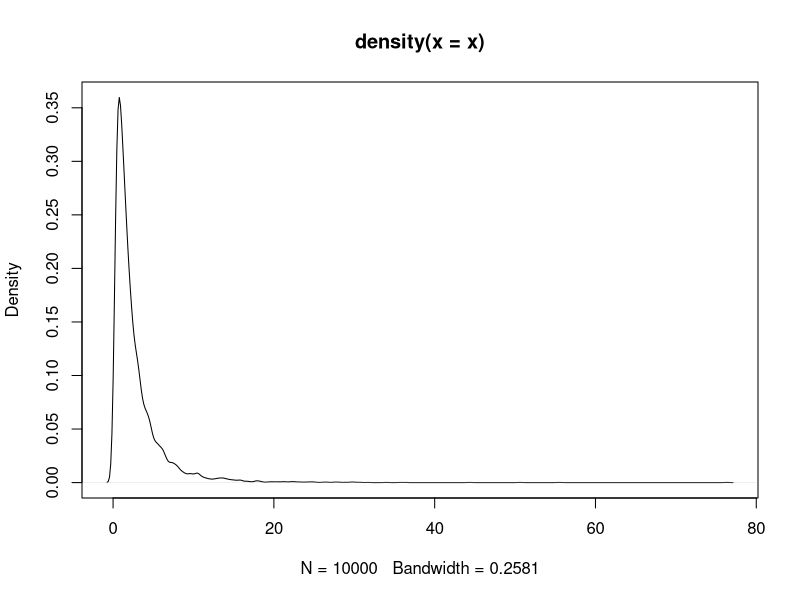
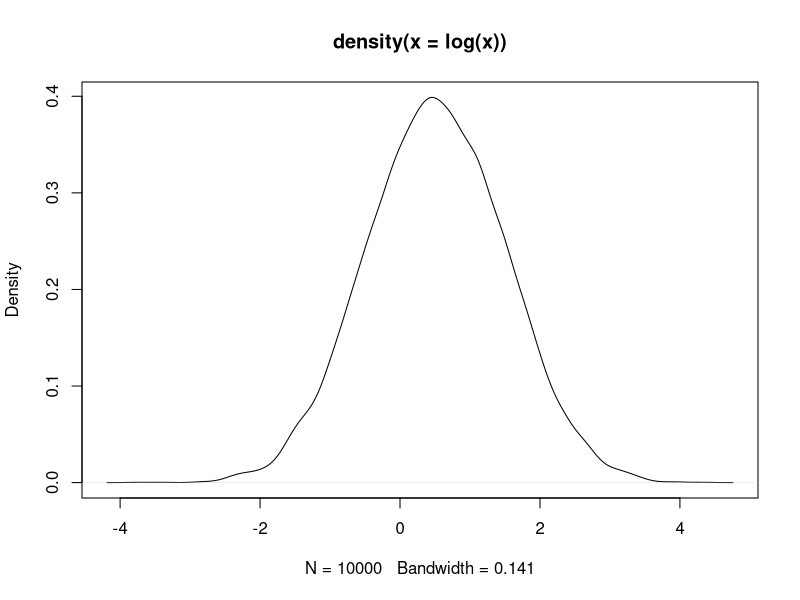
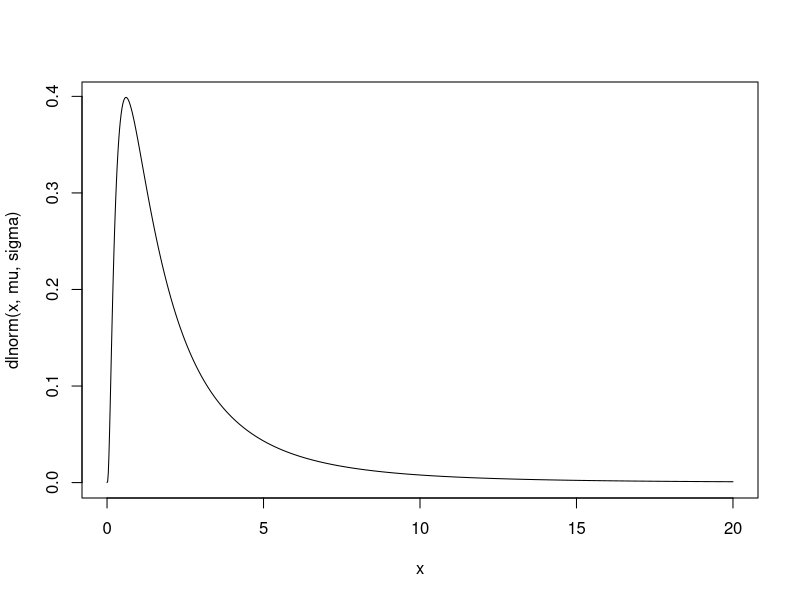

Generate these figures, in order, with R: (Note: this script raises an error after producing the figures.)
# Right-truncation with dtrunc ----

# DO NOT FORGET to enter the a argument, with value a=-Inf.
# Otherwise things get wrong...


n <- 10000
mu <- 0.5
sigma <- 1

x <- rlnorm(n, meanlog = mu, sdlog = sigma)
plot(density(x))
plot(density(log(x)))

curve(dlnorm(x, mu, sigma), n=1001, xlim=c(0,20))
# Right truncation with dtrunc: must set a to zero for lognormal
curve(dtrunc(x, spec="lnorm", a=-Inf, b=10, mu, sigma),add=T,col=2,n=1001) # RIGHT
curve(dtrunc(x, spec="lnorm", b=10, mu, sigma),add=T,col=5,n=1001) # WRONG
curve(dLOGNO(x, mu=mu, sigma=sigma), col=4,add=T, n=1001)
# Right truncated with GAMLSS
gen.trun(10, family="LOGNO", type="right")
curve(dLOGNOtr(x, mu=mu, sigma=sigma), col=3, lty=2, add=T, n=1001, xlim=c(0,10))

# What about normal? ----
n <- 10000
mu <- 7
sigma <- 2

x <- rnorm(n,mean=mu,sd=sigma)
plot(density(x))

curve(dnorm(x, mu, sigma), n=1001, xlim=c(0,20))
# Right truncation with dtrunc: must set a to zero for lognormal
curve(dtrunc(x, spec="norm", a=-Inf, b=10, mu, sigma),add=T,col=2,n=1001)
curve(dNO(x, mu=mu, sigma=sigma), col=4,add=T, n=1001)
# Right truncated with GAMLSS
gen.trun(10, family="NO", type="right")
curve(dNOtr(x, mu=mu, sigma=sigma), col=3, lty=2, add=T, n=1001, to=10)
